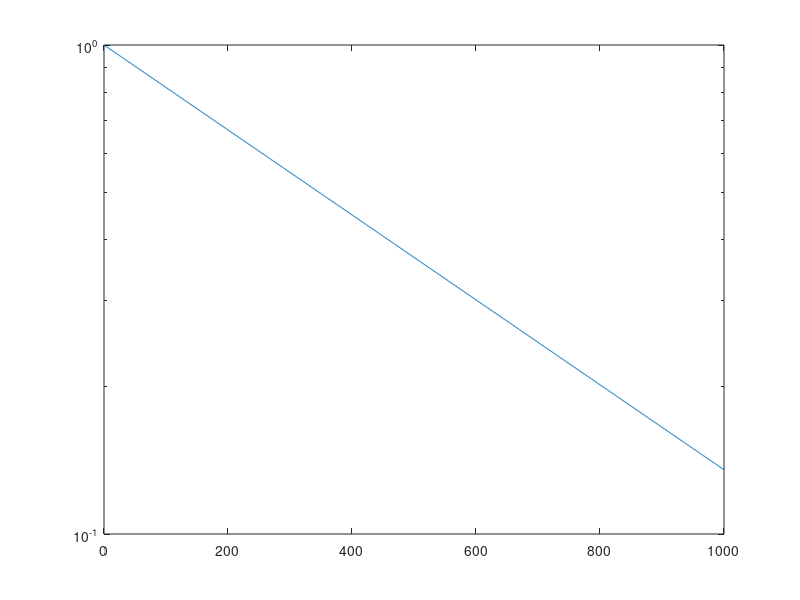

MATLAB code for this plot: (Note: this script raises an error after producing the figure.)
% 08 04 2025 Test Hutchinson vs trace estimator: convergence of Lanczos and
% variance wrt samples

clear all
close all
warning off

T = 30;

decadimento=7;

switch decadimento
    case 0
        n = 1000;
        Q = randn(n,n); [Q,~] = qr(Q);
        g = linspace(1,n,n)';
        mi = 1;
        G = diag((-g+g(n,1)+1)./g(n,1));
        A = Q*G*Q';
        figure(1)
        semilogy(diag(G))
        hold on 
        semilogy(diag(G)+mi*ones(n))
        xlabel('$n$','interpreter','Latex')
        ylabel('eigenvalues')
        title('Eigenvalues of kernel matrix')
        legend('$\lambda(A)$','$\lambda(A + \mu I)$','interpreter','Latex')
                
        figure(2)
        imagesc(log(abs(A)), [-16,3])
        colorbar

    case 1
        n = 1000;
        Q = randn(n,n); [Q,~] = qr(Q);
        g = linspace(1,n,n)';
        mi = 1;
        % mi = 1;
        G = diag(1./(g).^5);
        A = Q*G*Q';
        % A = G;
        figure(1)
        semilogy(diag(G))
        hold on 
        semilogy(diag(G)+mi*ones(n))
        xlabel('$n$','interpreter','Latex')
        ylabel('eigenvalues')
        title('Eigenvalues of kernel matrix')
        legend('$\lambda(A)$','$\lambda(A + \mu I)$','interpreter','Latex')
                
        figure(2)
        imagesc(log(abs(A)), [-16,3])
        colorbar

    case 2
        n = 1000;
        Q = randn(n,n); [Q,~] = qr(Q);
        g = linspace(1,n,n)';
        mi = 1;
        G = diag(1./sqrt(g));
        A = Q*G*Q';
        % A = G;
        figure(1)
        semilogy(diag(G))
        hold on 
        semilogy(diag(G)+mi*ones(n))
        xlabel('$n$','interpreter','Latex')
        ylabel('eigenvalues')
        title('Eigenvalues of kernel matrix')
        legend('$\lambda(A)$','$\lambda(A + \mu I)$','interpreter','Latex')
                
        figure(2)
        imagesc(log(abs(A)), [-16,3])
        colorbar

    case 3
        n = 1000;
        Q = randn(n,n); [Q,~] = qr(Q);
        g = linspace(1,n,n)';
        mi = 1;
        G = diag(exp(-0.1*g));
        A = Q*G*Q';
        % A = G;
        figure(1)
        semilogy(diag(G))
        hold on 
        semilogy(diag(G)+mi*ones(n))
        xlabel('$n$','interpreter','Latex')
        ylabel('eigenvalues')
        title('Eigenvalues of kernel matrix')
        legend('$\lambda(A)$','$\lambda(A + \mu I)$','interpreter','Latex')
                
        figure(2)
        imagesc(log(abs(A)), [-16,3])
        colorbar

    case 4
        n = 1000;
        mi = 1;
        kernel = @(x,y) ((norm(x)/n)^10 + (norm(y)/n)^10)^(0.1);
        data_matrix = orth(randn(n,n))*diag(1:n);
        A = build_kernel_matrix(data_matrix,kernel);
        [Q,G] = svd(A);
        G=diag(diag(G));
        A = Q*G*Q'; 
        % A = G;
        figure(1)
        semilogy(diag(G))
        hold on 
        semilogy(diag(G)+mi*ones(n))
        xlabel('$n$','interpreter','Latex')
        ylabel('eigenvalues')
        title('Eigenvalues of kernel matrix')
        legend('$\lambda(A)$','$\lambda(A + \mu I)$','interpreter','Latex')
                
        figure(2)
        imagesc(log(abs(A)), [-16,3])
        colorbar
    
    case 5
        n = 1000;
        mi = 1;
        alpha = 1; nu = 5/2; % nu = 13/2;
        kernel = @(x,y) sqrt(pi)*((alpha*norm(x-y))^(nu)*besselk(nu,alpha*norm(x-y)))/(2^(nu-1)*alpha^(2*nu)*gamma(nu+0.5));
        data_matrix = randn(1,n);
        
        for row = 1:n

            for column = 1:n

                if row == column
                
                    A(row,column) = sqrt(pi)*gamma(nu)/(gamma(nu + 1/2)*alpha^(2*nu));

                else

                    A(row,column) = kernel(data_matrix(:,row),data_matrix(:,column));

                end

            end
        
        end

        [Q,G] = svd(A);
        G=diag(diag(G));
        A = Q*G*Q'; 
        % A = G;
        figure(1)
        semilogy(diag(G))
        hold on 
        semilogy(diag(G)+mi*ones(n))
        xlabel('$n$','interpreter','Latex')
        ylabel('eigenvalues')
        title('Eigenvalues of kernel matrix')
        legend('$\lambda(A)$','$\lambda(A + \mu I)$','interpreter','Latex')

        figure(2)
        imagesc(log(abs(A)), [-16,3])
        colorbar

    case 6
        n = 1000; mi = 1;
        G = 100*sparse(diag((1:n).^(-2)));
        % Q = gallery('orthog',n,1);
        [Q,~] = qr(randn(n,n));
        A = Q*G*Q';  
        % A = G;
        figure(1)
        semilogy(diag(G))
        hold on 
        semilogy(diag(G)+mi*ones(n))
        xlabel('$n$','interpreter','Latex')
        ylabel('eigenvalues')
        title('Eigenvalues of kernel matrix')
        legend('$\lambda(A)$','$\lambda(A + \mu I)$','interpreter','Latex')

        figure(2)
        imagesc(log(abs(A)), [-16,3])
        colorbar

    case 7
        n = 1000; mi = 1;
        G = sparse(diag(exp(-(1:n)/500)));
        % D = sparse(diag((1:matrix_size)).^(-3));
        % Q = gallery('orthog',n,1);
        [Q,~] = qr(randn(n,n));
        A = Q*G*Q'; 
        % A = G;
        figure(1)
        semilogy(diag(G))
        hold on 
        semilogy(diag(G)+mi*ones(n))
        xlabel('$n$','interpreter','Latex')
        ylabel('eigenvalues')
        title('Eigenvalues of kernel matrix')
        legend('$\lambda(A)$','$\lambda(A + \mu I)$','interpreter','Latex')
                
        figure(2)
        imagesc(log(abs(A)), [-16,3])
        colorbar

    case 8
        n = 1000;
        A = zeros(n,n); mi = 1;
        l = 1e-2; h = 1e+2; k = 1e+0; p = 1e-6;

        for j=1:20
            x = sprand(n,1,0.01);
            A = A + (h/j^2*x) * x';
        end
        for j=21:40
            x = sprand(n,1,0.01);
            A = A + (k/j^2*x) * x';
        end
        for j=41:60
            x = sprand(n,1,0.01);
            A = A + (l/j^2*x) * x';
        end
        for j=61:300
            x = sprand(n,1,0.01);
            A = A + (p/j^2*x) * x';
        end
        figure(1)
        [~,G]=eig(A); G = real(G);
        semilogy(diag(G))
        hold on 
        semilogy(diag(G)+mi*ones(n))
        xlabel('$n$','interpreter','Latex')
        ylabel('eigenvalues')
        title('Eigenvalues of kernel matrix')
        legend('$\lambda(A)$','$\lambda(A + \mu I)$','interpreter','Latex')
                
        figure(2)
        imagesc(log(abs(A)), [-16,3])
        colorbar

        case 9
        n = 1000;
        x = randn(1,n);
        mi = 1;
        for i = 1:n
            for j = 1:n
                A(i,j) = exp(-(x(i)-x(j))^2 / (2)^2);
            end
        end
        [~,G] = eig(A);
        figure(1)
        semilogy(diag(G))
        hold on 
        semilogy(diag(G)+mi*ones(n))
        xlabel('$n$','interpreter','Latex')
        ylabel('eigenvalues')
        title('Eigenvalues of kernel matrix')
        legend('$\lambda(A)$','$\lambda(A + \mu I)$','interpreter','Latex')
                
        figure(2)
        imagesc(log(abs(A)), [-16,3])
        colorbar

        case 10
        n = 1000;
        Q = randn(n,n); [Q,~] = qr(Q);
        g = linspace(1,n,n)';
        mi = 1;
        % mi = 1;
        G = diag(1./(g).^.9);
        A = Q*G*Q';
        % A = G;
        figure(1)
        semilogy(diag(G))
        hold on 
        semilogy(diag(G)+mi*ones(n))
        xlabel('$n$','interpreter','Latex')
        ylabel('eigenvalues')
        title('Eigenvalues of kernel matrix')
        legend('$\lambda(A)$','$\lambda(A + \mu I)$','interpreter','Latex')
                
        figure(2)
        imagesc(log(abs(A)), [-16,3])
        colorbar
end

trA = sum(log(diag(G+mi*eye(n,n))),"all");

ExperrtrBig=zeros(60,1);
Experrtr1=zeros(60,1);
ExperrtrNoPrec = zeros(60,1);

for t=1:T

    for l=10:10:600

        mvecs(l/10) = l;

        % Nystrom grande su A
        [UBig,LhatBig] = PinvNystrom(A,l);
        PBig = (mi)^0.5*UBig*(LhatBig+mi*eye(l))^-0.5*UBig' + (eye(n) - UBig*UBig');
        trBig(l/10,t) = sum(log(diag(LhatBig+mi*eye(l,l))),"all");
        ExperrtrBig(l/10) = ExperrtrBig(l/10) + abs(trBig(l/10,t) - trA);
        % trBig(l - 9 ) = log(prod((llBig+mi)*diag(LhatBig+mi*eye(l,l))));
        % trBig(l - 9 -1,t) = -2*trace(logm((llBig+mi)^-0.5*PBig));
    
        %Nystrom con 1 Hutch 5 Lanczos
        l1 = l-5;
        [Nits(l/10),tr1(l/10,t)] = Nystrom_HUTCH(A,mi,l1,1,50,1,1);
        Experrtr1(l/10) = Experrtr1(l/10) + abs(tr1(l/10,t) - trA);
        

        %no Nystrom, l/5 Hutch 5 Lanczos
        [its(l/10),tr_5HL] = EST(A,mi,l/5,50,1);
        trA_5HL(l/10,t) = tr_5HL;
        ExperrtrNoPrec(l/10) = ExperrtrNoPrec(l/10) + abs(trA_5HL(l/10,t) - trA);
        
    end

end

%mean errors

etrBig = 1/T * ExperrtrBig;
etr1 = 1/T * Experrtr1;
etrNoPrec = 1/T * ExperrtrNoPrec;

figure(3)
semilogy(mvecs,etrBig,'o-b')
hold on
semilogy(mvecs,etr1,'o-r')
hold on
semilogy(mvecs,etrNoPrec,'o-g')


% legend('Big Nystrom l', 'Nystrom l-25 5Hutch 5Lanczos', 'Nystrom l-5 1Hutch 5Lanczos', 'Nystrom l-10 2Hutch 5Lanczos', 'Nystrom l-30 3Hutch 10Lanczos', 'l - 9 samples 10 Lanczos', 'l/5samples 5 Lanczos') 
legend('Error Big Nystrom', 'Error Nystrom + Lanczos', 'Error No Nystrom') 
xlabel('matvecs')
ylabel('error')
title('error with respect to matvecs')

% % intervals
% Max_tr5 = max(tr5');
% Min_tr5 = min(tr5');
% 
% Max_trBig = max(trBig');
% Min_trBig = min(trBig');
% 
% Max_tr1 = max(tr1');
% Min_tr1 = min(tr1');
% 
% Max_tr2 = max(tr2');
% Min_tr2 = min(tr2');
% 
% Max_trA_L = max(trA_L');
% Min_trA_L = min(trA_L');
% 
% Max_trA_HL = max(trA_HL');
% Min_trA_HL = min(trA_HL');
% 
% figure(3)
% plot(mvecs,Max_tr5,'r')
% hold on
% RR = plot(mvecs,mtr5,'o-r')
% hold on
% plot(mvecs,Min_tr5,'r')
% hold on
% semilogy(mvecs,Max_trBig,'m')
% hold on
% MM = semilogy(mvecs,mtrBig,'o-m')
% hold on
% semilogy(mvecs,Min_trBig,'m')
% hold on
% semilogy(mvecs,Max_tr1,'g')
% hold on
% GG = semilogy(mvecs,mtr1,'o-g')
% hold on
% semilogy(mvecs,Min_tr1,'g')
% hold on
% semilogy(mvecs,Max_tr2,'k')
% hold on
% YY = semilogy(mvecs,mtr2,'o-k')
% hold on
% semilogy(mvecs,Min_tr2,'k')
% % hold on
% % plot(mvecs,Max_trA_L,'c')
% % hold on
% % CC = plot(mvecs,mtrA_L,'o-c')
% % hold on
% % plot(mvecs,Min_trA_L,'c')
% % hold on
% % plot(mvecs,Max_trA_HL,'b')
% % hold on
% % BB = plot(mvecs,mtrA_HL,'o-b')
% % hold on
% % plot(mvecs,Min_trA_HL,'b')
% % 
% legend([MM, GG, YY],'Big Nystrom', 'Nystrom 1Hutch 5Lanczos', 'Nystrom 1Hutch 3Lanczos')
% xlabel('matvecs')
% ylabel('traces')
% title('error wrt matvecs')
% % 
% % % figure(4)
% % % plot(mvecs,abs(Max_trBig - trA)./abs(trA),'r')
% % % hold on
% % % RR = plot(mvecs,abs(mtrBig - trA)./abs(trA),'o-r')
% % % hold on
% % % plot(mvecs,abs(Min_trBig - trA)./abs(trA),'r')
% % % hold on
% % % plot(mvecs,abs(Max_tr1 - trA)./abs(trA),'g')
% % % hold on
% % % GG = plot(mvecs,abs(mtr1 - trA)./abs(trA),'o-g')
% % % hold on
% % % plot(mvecs,abs(Min_tr1 - trA)./abs(trA),'g')
% % % hold on
% % % plot(mvecs,abs(Max_tr2 - trA)./abs(trA),'y')
% % % hold on
% % % YY = plot(mvecs, abs(mtr2 - trA)./abs(trA),'o-y')
% % % hold on
% % % plot(mvecs,abs(Min_tr2 - trA)./abs(trA),'y')
% % % hold on
% % % plot(mvecs,abs(Max_trA_L - trA)./abs(trA),'c')
% % % hold on
% % % CC = plot(mvecs,abs(mtrA_L - trA)./abs(trA),'o-c')
% % % hold on
% % % plot(mvecs,abs(Min_trA_L - trA)./abs(trA),'c')
% % % hold on
% % % plot(mvecs,abs(Max_trA_HL - trA)./abs(trA),'b')
% % % hold on
% % % BB = plot(mvecs,abs(mtrA_HL - trA)./abs(trA),'o-b')
% % % hold on
% % % plot(mvecs,abs(Min_trA_HL - trA)./abs(trA),'b')